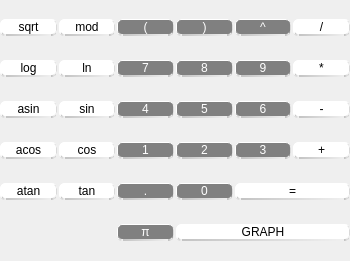
    <widget class="QFrame" name="gridFrame">
     <property name="geometry">
      <rect>
       <x>20</x>
       <y>130</y>
       <width>350</width>
       <height>261</height>
      </rect>
     </property>
     <property name="sizePolicy">
      <sizepolicy hsizetype="Preferred" vsizetype="Preferred">
       <horstretch>0</horstretch>
       <verstretch>0</verstretch>
      </sizepolicy>
     </property>
     <property name="styleSheet">
      <string>QPushButton {
   border: 1px solid gray;
   border-radius: 5px;
border: 1px solid white;
color: white;
 background-color: rgb(128, 128, 128);

}

QPushButton:pressed {
    background-color: qradialgradient(spread:pad, cx:0.5, cy:0.5, radius:2, fx:0.495074, fy:0.648045, stop:0.0591133 rgba(98, 118, 192, 255), stop:0.571429 rgba(222, 229, 255, 255))
}</string>
     </property>
     <property name="frameShape">
      <enum>QFrame::NoFrame</enum>
     </property>
     <property name="frameShadow">
      <enum>QFrame::Plain</enum>
     </property>
     <property name="lineWidth">
      <number>1</number>
     </property>
     <layout class="QGridLayout" name="gridLayout_5" rowstretch="0,0,0,0,0,0" columnstretch="0,0,0,0,0,0">
      <property name="leftMargin">
       <number>0</number>
      </property>
      <property name="topMargin">
       <number>0</number>
      </property>
      <property name="rightMargin">
       <number>0</number>
      </property>
      <property name="bottomMargin">
       <number>0</number>
      </property>
      <property name="horizontalSpacing">
       <number>2</number>
      </property>
      <property name="verticalSpacing">
       <number>5</number>
      </property>
      <item row="4" column="3">
       <widget class="QPushButton" name="pushButton_0">
        <property name="styleSheet">
         <string notr="true">QPushButton {
   border: 1px solid gray;
   border-radius: 5px;
border: 1px solid white;
color: white;
	font: 16pt &quot;.AppleSystemUIFont&quot;;
 background-color: rgb(128, 128, 128);

border-right: 1px solid black;
border-bottom: 2px solid black;
border-right-color: qlineargradient(x1:0, y1:0, x2:1, y2:0, stop: 0 rgb(195,195,195), stop: 1 rgb(240, 240, 240));
border-bottom-color: qlineargradient(x1:0, y1:0, x2:1, y2:0, stop: 0 rgb(195,195,195), stop: 1 rgb(240, 240, 240));
}

QPushButton:pressed {
    background-color: qradialgradient(spread:pad, cx:0.5, cy:0.5, radius:2, fx:0.495074, fy:0.648045, stop:0.0591133 rgba(98, 118, 192, 255), stop:0.571429 rgba(222, 229, 255, 255))
}</string>
        </property>
        <property name="text">
         <string>0</string>
        </property>
       </widget>
      </item>
      <item row="3" column="5">
       <widget class="QPushButton" name="pushButton_sum">
        <property name="styleSheet">
         <string notr="true">QPushButton {
   border: 1px solid gray;
   border-radius: 5px;
border: 1px solid white;
color: rgb(0, 0, 0);
	font: 16pt &quot;.AppleSystemUIFont&quot;;
 background-color:  white;
border-right: 1px solid black;
border-bottom: 2px solid black;
border-right-color: qlineargradient(x1:0, y1:0, x2:1, y2:0, stop: 0 rgb(195,195,195), stop: 1 rgb(240, 240, 240));
border-bottom-color: qlineargradient(x1:0, y1:0, x2:1, y2:0, stop: 0 rgb(195,195,195), stop: 1 rgb(240, 240, 240));
}

QPushButton:pressed {
    background-color: qradialgradient(spread:pad, cx:0.5, cy:0.5, radius:2, fx:0.495074, fy:0.648045, stop:0.0591133 rgba(98, 118, 192, 255), stop:0.571429 rgba(222, 229, 255, 255))
}</string>
        </property>
        <property name="text">
         <string>+</string>
        </property>
       </widget>
      </item>
      <item row="5" column="2">
       <widget class="QPushButton" name="pushButton_pi">
        <property name="styleSheet">
         <string notr="true">QPushButton {
   border: 1px solid gray;
   border-radius: 5px;
border: 1px solid white;
color: white;
	font: 16pt &quot;.AppleSystemUIFont&quot;;
 background-color: rgb(128, 128, 128);

border-right: 1px solid black;
border-bottom: 2px solid black;
border-right-color: qlineargradient(x1:0, y1:0, x2:1, y2:0, stop: 0 rgb(195,195,195), stop: 1 rgb(240, 240, 240));
border-bottom-color: qlineargradient(x1:0, y1:0, x2:1, y2:0, stop: 0 rgb(195,195,195), stop: 1 rgb(240, 240, 240));
}

QPushButton:pressed {
    background-color: qradialgradient(spread:pad, cx:0.5, cy:0.5, radius:2, fx:0.495074, fy:0.648045, stop:0.0591133 rgba(98, 118, 192, 255), stop:0.571429 rgba(222, 229, 255, 255))
}</string>
        </property>
        <property name="text">
         <string>π</string>
        </property>
       </widget>
      </item>
      <item row="0" column="5">
       <widget class="QPushButton" name="pushButton_div">
        <property name="styleSheet">
         <string notr="true">QPushButton {
   border: 1px solid gray;
   border-radius: 5px;
border: 1px solid white;
color: rgb(0, 0, 0);
	font: 16pt &quot;.AppleSystemUIFont&quot;;
 background-color:  white;
border-right: 1px solid black;
border-bottom: 2px solid black;
border-right-color: qlineargradient(x1:0, y1:0, x2:1, y2:0, stop: 0 rgb(195,195,195), stop: 1 rgb(240, 240, 240));
border-bottom-color: qlineargradient(x1:0, y1:0, x2:1, y2:0, stop: 0 rgb(195,195,195), stop: 1 rgb(240, 240, 240));
}

QPushButton:pressed {
    background-color: qradialgradient(spread:pad, cx:0.5, cy:0.5, radius:2, fx:0.495074, fy:0.648045, stop:0.0591133 rgba(98, 118, 192, 255), stop:0.571429 rgba(222, 229, 255, 255))
}</string>
        </property>
        <property name="text">
         <string>/</string>
        </property>
       </widget>
      </item>
      <item row="1" column="5">
       <widget class="QPushButton" name="pushButton_mul">
        <property name="styleSheet">
         <string notr="true">QPushButton {
   border: 1px solid gray;
   border-radius: 5px;
border: 1px solid white;
color: rgb(0, 0, 0);
	font: 16pt &quot;.AppleSystemUIFont&quot;;
 background-color:  white;
border-right: 1px solid black;
border-bottom: 2px solid black;
border-right-color: qlineargradient(x1:0, y1:0, x2:1, y2:0, stop: 0 rgb(195,195,195), stop: 1 rgb(240, 240, 240));
border-bottom-color: qlineargradient(x1:0, y1:0, x2:1, y2:0, stop: 0 rgb(195,195,195), stop: 1 rgb(240, 240, 240));
}

QPushButton:pressed {
    background-color: qradialgradient(spread:pad, cx:0.5, cy:0.5, radius:2, fx:0.495074, fy:0.648045, stop:0.0591133 rgba(98, 118, 192, 255), stop:0.571429 rgba(222, 229, 255, 255))
}</string>
        </property>
        <property name="text">
         <string>*</string>
        </property>
       </widget>
      </item>
      <item row="3" column="3">
       <widget class="QPushButton" name="pushButton_2">
        <property name="styleSheet">
         <string notr="true">QPushButton {
   border: 1px solid gray;
   border-radius: 5px;
border: 1px solid white;
color: white;
	font: 16pt &quot;.AppleSystemUIFont&quot;;
 background-color: rgb(128, 128, 128);

border-right: 1px solid black;
border-bottom: 2px solid black;
border-right-color: qlineargradient(x1:0, y1:0, x2:1, y2:0, stop: 0 rgb(195,195,195), stop: 1 rgb(240, 240, 240));
border-bottom-color: qlineargradient(x1:0, y1:0, x2:1, y2:0, stop: 0 rgb(195,195,195), stop: 1 rgb(240, 240, 240));
}

QPushButton:pressed {
    background-color: qradialgradient(spread:pad, cx:0.5, cy:0.5, radius:2, fx:0.495074, fy:0.648045, stop:0.0591133 rgba(98, 118, 192, 255), stop:0.571429 rgba(222, 229, 255, 255))
}</string>
        </property>
        <property name="text">
         <string>2</string>
        </property>
       </widget>
      </item>
      <item row="0" column="4">
       <widget class="QPushButton" name="pushButton_pow">
        <property name="styleSheet">
         <string notr="true">QPushButton {
   border: 1px solid gray;
   border-radius: 5px;
border: 1px solid white;
color: white;
	font: 16pt &quot;.AppleSystemUIFont&quot;;
 background-color: rgb(128, 128, 128);

border-right: 1px solid black;
border-bottom: 2px solid black;
border-right-color: qlineargradient(x1:0, y1:0, x2:1, y2:0, stop: 0 rgb(195,195,195), stop: 1 rgb(240, 240, 240));
border-bottom-color: qlineargradient(x1:0, y1:0, x2:1, y2:0, stop: 0 rgb(195,195,195), stop: 1 rgb(240, 240, 240));
}

QPushButton:pressed {
    background-color: qradialgradient(spread:pad, cx:0.5, cy:0.5, radius:2, fx:0.495074, fy:0.648045, stop:0.0591133 rgba(98, 118, 192, 255), stop:0.571429 rgba(222, 229, 255, 255))
}</string>
        </property>
        <property name="text">
         <string>^</string>
        </property>
       </widget>
      </item>
      <item row="0" column="0" alignment="Qt::AlignTop">
       <widget class="QPushButton" name="pushButton_sqrt">
        <property name="styleSheet">
         <string notr="true">QPushButton {
   border: 1px solid gray;
   border-radius: 5px;
border: 1px solid white;
color: rgb(0, 0, 0);
	font: 16pt &quot;.AppleSystemUIFont&quot;;
 background-color:  white;
border-right: 1px solid black;
border-bottom: 2px solid black;
border-right-color: qlineargradient(x1:0, y1:0, x2:1, y2:0, stop: 0 rgb(195,195,195), stop: 1 rgb(240, 240, 240));
border-bottom-color: qlineargradient(x1:0, y1:0, x2:1, y2:0, stop: 0 rgb(195,195,195), stop: 1 rgb(240, 240, 240));
}

QPushButton:pressed {
    background-color: qradialgradient(spread:pad, cx:0.5, cy:0.5, radius:2, fx:0.495074, fy:0.648045, stop:0.0591133 rgba(98, 118, 192, 255), stop:0.571429 rgba(222, 229, 255, 255))
}</string>
        </property>
        <property name="text">
         <string>sqrt</string>
        </property>
       </widget>
      </item>
      <item row="4" column="1">
       <widget class="QPushButton" name="pushButton_tan">
        <property name="styleSheet">
         <string notr="true">QPushButton {
   border: 1px solid gray;
   border-radius: 5px;
border: 1px solid white;
color: rgb(0, 0, 0);
	font: 16pt &quot;.AppleSystemUIFont&quot;;
 background-color:  white;
border-right: 1px solid black;
border-bottom: 2px solid black;
border-right-color: qlineargradient(x1:0, y1:0, x2:1, y2:0, stop: 0 rgb(195,195,195), stop: 1 rgb(240, 240, 240));
border-bottom-color: qlineargradient(x1:0, y1:0, x2:1, y2:0, stop: 0 rgb(195,195,195), stop: 1 rgb(240, 240, 240));
}

QPushButton:pressed {
    background-color: qradialgradient(spread:pad, cx:0.5, cy:0.5, radius:2, fx:0.495074, fy:0.648045, stop:0.0591133 rgba(98, 118, 192, 255), stop:0.571429 rgba(222, 229, 255, 255))
}</string>
        </property>
        <property name="text">
         <string>tan</string>
        </property>
       </widget>
      </item>
      <item row="3" column="2">
       <widget class="QPushButton" name="pushButton_1">
        <property name="styleSheet">
         <string notr="true">QPushButton {
   border: 1px solid gray;
   border-radius: 5px;
border: 1px solid white;
color: white;
	font: 16pt &quot;.AppleSystemUIFont&quot;;
 background-color: rgb(128, 128, 128);

border-right: 1px solid black;
border-bottom: 2px solid black;
border-right-color: qlineargradient(x1:0, y1:0, x2:1, y2:0, stop: 0 rgb(195,195,195), stop: 1 rgb(240, 240, 240));
border-bottom-color: qlineargradient(x1:0, y1:0, x2:1, y2:0, stop: 0 rgb(195,195,195), stop: 1 rgb(240, 240, 240));
}

QPushButton:pressed {
    background-color: qradialgradient(spread:pad, cx:0.5, cy:0.5, radius:2, fx:0.495074, fy:0.648045, stop:0.0591133 rgba(98, 118, 192, 255), stop:0.571429 rgba(222, 229, 255, 255))
}</string>
        </property>
        <property name="text">
         <string>1</string>
        </property>
       </widget>
      </item>
      <item row="2" column="1">
       <widget class="QPushButton" name="pushButton_sin">
        <property name="styleSheet">
         <string notr="true">QPushButton {
   border: 1px solid gray;
   border-radius: 5px;
border: 1px solid white;
color: rgb(0, 0, 0);
	font: 16pt &quot;.AppleSystemUIFont&quot;;
 background-color:  white;
border-right: 1px solid black;
border-bottom: 2px solid black;
border-right-color: qlineargradient(x1:0, y1:0, x2:1, y2:0, stop: 0 rgb(195,195,195), stop: 1 rgb(240, 240, 240));
border-bottom-color: qlineargradient(x1:0, y1:0, x2:1, y2:0, stop: 0 rgb(195,195,195), stop: 1 rgb(240, 240, 240));
}

QPushButton:pressed {
    background-color: qradialgradient(spread:pad, cx:0.5, cy:0.5, radius:2, fx:0.495074, fy:0.648045, stop:0.0591133 rgba(98, 118, 192, 255), stop:0.571429 rgba(222, 229, 255, 255))
}</string>
        </property>
        <property name="text">
         <string>sin</string>
        </property>
       </widget>
      </item>
      <item row="1" column="4">
       <widget class="QPushButton" name="pushButton_9">
        <property name="styleSheet">
         <string notr="true">QPushButton {
   border: 1px solid gray;
   border-radius: 5px;
border: 1px solid white;
color: white;
	font: 16pt &quot;.AppleSystemUIFont&quot;;
 background-color: rgb(128, 128, 128);

border-right: 1px solid black;
border-bottom: 2px solid black;
border-right-color: qlineargradient(x1:0, y1:0, x2:1, y2:0, stop: 0 rgb(195,195,195), stop: 1 rgb(240, 240, 240));
border-bottom-color: qlineargradient(x1:0, y1:0, x2:1, y2:0, stop: 0 rgb(195,195,195), stop: 1 rgb(240, 240, 240));
}

QPushButton:pressed {
    background-color: qradialgradient(spread:pad, cx:0.5, cy:0.5, radius:2, fx:0.495074, fy:0.648045, stop:0.0591133 rgba(98, 118, 192, 255), stop:0.571429 rgba(222, 229, 255, 255))
}</string>
        </property>
        <property name="text">
         <string>9</string>
        </property>
       </widget>
      </item>
      <item row="1" column="1">
       <widget class="QPushButton" name="pushButton_ln">
        <property name="styleSheet">
         <string notr="true">QPushButton {
   border: 1px solid gray;
   border-radius: 5px;
border: 1px solid white;
color: rgb(0, 0, 0);
	font: 16pt &quot;.AppleSystemUIFont&quot;;
 background-color:  white;
border-right: 1px solid black;
border-bottom: 2px solid black;
border-right-color: qlineargradient(x1:0, y1:0, x2:1, y2:0, stop: 0 rgb(195,195,195), stop: 1 rgb(240, 240, 240));
border-bottom-color: qlineargradient(x1:0, y1:0, x2:1, y2:0, stop: 0 rgb(195,195,195), stop: 1 rgb(240, 240, 240));
}

QPushButton:pressed {
    background-color: qradialgradient(spread:pad, cx:0.5, cy:0.5, radius:2, fx:0.495074, fy:0.648045, stop:0.0591133 rgba(98, 118, 192, 255), stop:0.571429 rgba(222, 229, 255, 255))
}</string>
        </property>
        <property name="text">
         <string>ln</string>
        </property>
       </widget>
      </item>
      <item row="1" column="0">
       <widget class="QPushButton" name="pushButton_log">
        <property name="styleSheet">
         <string notr="true">QPushButton {
   border: 1px solid gray;
   border-radius: 5px;
border: 1px solid white;
color: rgb(0, 0, 0);
	font: 16pt &quot;.AppleSystemUIFont&quot;;
 background-color:  white;
border-right: 1px solid black;
border-bottom: 2px solid black;
border-right-color: qlineargradient(x1:0, y1:0, x2:1, y2:0, stop: 0 rgb(195,195,195), stop: 1 rgb(240, 240, 240));
border-bottom-color: qlineargradient(x1:0, y1:0, x2:1, y2:0, stop: 0 rgb(195,195,195), stop: 1 rgb(240, 240, 240));
}

QPushButton:pressed {
    background-color: qradialgradient(spread:pad, cx:0.5, cy:0.5, radius:2, fx:0.495074, fy:0.648045, stop:0.0591133 rgba(98, 118, 192, 255), stop:0.571429 rgba(222, 229, 255, 255))
}</string>
        </property>
        <property name="text">
         <string>log</string>
        </property>
       </widget>
      </item>
      <item row="5" column="3" colspan="3">
       <widget class="QPushButton" name="pushButton_graph">
        <property name="styleSheet">
         <string notr="true">QPushButton {
   border: 1px solid gray;
   border-radius: 5px;
border: 1px solid white;
color: rgb(0, 0, 0);
	font: 16pt &quot;.AppleSystemUIFont&quot;;
 background-color:  white;
border-right: 1px solid black;
border-bottom: 2px solid black;
border-right-color: qlineargradient(x1:0, y1:0, x2:1, y2:0, stop: 0 rgb(195,195,195), stop: 1 rgb(240, 240, 240));
border-bottom-color: qlineargradient(x1:0, y1:0, x2:1, y2:0, stop: 0 rgb(195,195,195), stop: 1 rgb(240, 240, 240));
}

QPushButton:pressed {
    background-color: qradialgradient(spread:pad, cx:0.5, cy:0.5, radius:2, fx:0.495074, fy:0.648045, stop:0.0591133 rgba(98, 118, 192, 255), stop:0.571429 rgba(222, 229, 255, 255))
}</string>
        </property>
        <property name="text">
         <string>GRAPH</string>
        </property>
       </widget>
      </item>
      <item row="2" column="4">
       <widget class="QPushButton" name="pushButton_6">
        <property name="styleSheet">
         <string notr="true">QPushButton {
   border: 1px solid gray;
   border-radius: 5px;
border: 1px solid white;
color: white;
	font: 16pt &quot;.AppleSystemUIFont&quot;;
 background-color: rgb(128, 128, 128);

border-right: 1px solid black;
border-bottom: 2px solid black;
border-right-color: qlineargradient(x1:0, y1:0, x2:1, y2:0, stop: 0 rgb(195,195,195), stop: 1 rgb(240, 240, 240));
border-bottom-color: qlineargradient(x1:0, y1:0, x2:1, y2:0, stop: 0 rgb(195,195,195), stop: 1 rgb(240, 240, 240));
}

QPushButton:pressed {
    background-color: qradialgradient(spread:pad, cx:0.5, cy:0.5, radius:2, fx:0.495074, fy:0.648045, stop:0.0591133 rgba(98, 118, 192, 255), stop:0.571429 rgba(222, 229, 255, 255))
}</string>
        </property>
        <property name="text">
         <string>6</string>
        </property>
       </widget>
      </item>
      <item row="4" column="4" colspan="2">
       <widget class="QPushButton" name="pushButton_eq">
        <property name="styleSheet">
         <string notr="true">QPushButton {
   border: 1px solid gray;
   border-radius: 5px;
border: 1px solid white;
color: rgb(0, 0, 0);
	font: 16pt &quot;.AppleSystemUIFont&quot;;
 background-color:  white;
border-right: 1px solid black;
border-bottom: 2px solid black;
border-right-color: qlineargradient(x1:0, y1:0, x2:1, y2:0, stop: 0 rgb(195,195,195), stop: 1 rgb(240, 240, 240));
border-bottom-color: qlineargradient(x1:0, y1:0, x2:1, y2:0, stop: 0 rgb(195,195,195), stop: 1 rgb(240, 240, 240));
}

QPushButton:pressed {
    background-color: qradialgradient(spread:pad, cx:0.5, cy:0.5, radius:2, fx:0.495074, fy:0.648045, stop:0.0591133 rgba(98, 118, 192, 255), stop:0.571429 rgba(222, 229, 255, 255))
}</string>
        </property>
        <property name="text">
         <string>=</string>
        </property>
       </widget>
      </item>
      <item row="4" column="0">
       <widget class="QPushButton" name="pushButton_atan">
        <property name="styleSheet">
         <string notr="true">QPushButton {
   border: 1px solid gray;
   border-radius: 5px;
border: 1px solid white;
color: rgb(0, 0, 0);
	font: 16pt &quot;.AppleSystemUIFont&quot;;
 background-color:  white;
border-right: 1px solid black;
border-bottom: 2px solid black;
border-right-color: qlineargradient(x1:0, y1:0, x2:1, y2:0, stop: 0 rgb(195,195,195), stop: 1 rgb(240, 240, 240));
border-bottom-color: qlineargradient(x1:0, y1:0, x2:1, y2:0, stop: 0 rgb(195,195,195), stop: 1 rgb(240, 240, 240));
}

QPushButton:pressed {
    background-color: qradialgradient(spread:pad, cx:0.5, cy:0.5, radius:2, fx:0.495074, fy:0.648045, stop:0.0591133 rgba(98, 118, 192, 255), stop:0.571429 rgba(222, 229, 255, 255))
}</string>
        </property>
        <property name="text">
         <string>atan</string>
        </property>
       </widget>
      </item>
      <item row="1" column="3">
       <widget class="QPushButton" name="pushButton_8">
        <property name="styleSheet">
         <string notr="true">QPushButton {
   border: 1px solid gray;
   border-radius: 5px;
border: 1px solid white;
color: white;
	font: 16pt &quot;.AppleSystemUIFont&quot;;
 background-color: rgb(128, 128, 128);

border-right: 1px solid black;
border-bottom: 2px solid black;
border-right-color: qlineargradient(x1:0, y1:0, x2:1, y2:0, stop: 0 rgb(195,195,195), stop: 1 rgb(240, 240, 240));
border-bottom-color: qlineargradient(x1:0, y1:0, x2:1, y2:0, stop: 0 rgb(195,195,195), stop: 1 rgb(240, 240, 240));
}

QPushButton:pressed {
    background-color: qradialgradient(spread:pad, cx:0.5, cy:0.5, radius:2, fx:0.495074, fy:0.648045, stop:0.0591133 rgba(98, 118, 192, 255), stop:0.571429 rgba(222, 229, 255, 255))
}</string>
        </property>
        <property name="text">
         <string>8</string>
        </property>
       </widget>
      </item>
      <item row="0" column="3">
       <widget class="QPushButton" name="pushButton_closeB">
        <property name="styleSheet">
         <string notr="true">QPushButton {
   border: 1px solid gray;
   border-radius: 5px;
border: 1px solid white;
color: white;
	font: 16pt &quot;.AppleSystemUIFont&quot;;
 background-color: rgb(128, 128, 128);

border-right: 1px solid black;
border-bottom: 2px solid black;
border-right-color: qlineargradient(x1:0, y1:0, x2:1, y2:0, stop: 0 rgb(195,195,195), stop: 1 rgb(240, 240, 240));
border-bottom-color: qlineargradient(x1:0, y1:0, x2:1, y2:0, stop: 0 rgb(195,195,195), stop: 1 rgb(240, 240, 240));
}

QPushButton:pressed {
    background-color: qradialgradient(spread:pad, cx:0.5, cy:0.5, radius:2, fx:0.495074, fy:0.648045, stop:0.0591133 rgba(98, 118, 192, 255), stop:0.571429 rgba(222, 229, 255, 255))
}</string>
        </property>
        <property name="text">
         <string>)</string>
        </property>
       </widget>
      </item>
      <item row="0" column="2">
       <widget class="QPushButton" name="pushButton_openB">
        <property name="styleSheet">
         <string notr="true">QPushButton {
   border: 1px solid gray;
   border-radius: 5px;
border: 1px solid white;
color: white;
	font: 16pt &quot;.AppleSystemUIFont&quot;;
 background-color: rgb(128, 128, 128);

border-right: 1px solid black;
border-bottom: 2px solid black;
border-right-color: qlineargradient(x1:0, y1:0, x2:1, y2:0, stop: 0 rgb(195,195,195), stop: 1 rgb(240, 240, 240));
border-bottom-color: qlineargradient(x1:0, y1:0, x2:1, y2:0, stop: 0 rgb(195,195,195), stop: 1 rgb(240, 240, 240));
}

QPushButton:pressed {
    background-color: qradialgradient(spread:pad, cx:0.5, cy:0.5, radius:2, fx:0.495074, fy:0.648045, stop:0.0591133 rgba(98, 118, 192, 255), stop:0.571429 rgba(222, 229, 255, 255))
}</string>
        </property>
        <property name="text">
         <string>(</string>
        </property>
       </widget>
      </item>
      <item row="4" column="2">
       <widget class="QPushButton" name="pushButton_dot">
        <property name="styleSheet">
         <string notr="true">QPushButton {
   border: 1px solid gray;
   border-radius: 5px;
border: 1px solid white;
color: white;
	font: 16pt &quot;.AppleSystemUIFont&quot;;
 background-color: rgb(128, 128, 128);

border-right: 1px solid black;
border-bottom: 2px solid black;
border-right-color: qlineargradient(x1:0, y1:0, x2:1, y2:0, stop: 0 rgb(195,195,195), stop: 1 rgb(240, 240, 240));
border-bottom-color: qlineargradient(x1:0, y1:0, x2:1, y2:0, stop: 0 rgb(195,195,195), stop: 1 rgb(240, 240, 240));
}

QPushButton:pressed {
    background-color: qradialgradient(spread:pad, cx:0.5, cy:0.5, radius:2, fx:0.495074, fy:0.648045, stop:0.0591133 rgba(98, 118, 192, 255), stop:0.571429 rgba(222, 229, 255, 255))
}</string>
        </property>
        <property name="text">
         <string>.</string>
        </property>
       </widget>
      </item>
      <item row="0" column="1">
       <widget class="QPushButton" name="pushButton_mod">
        <property name="styleSheet">
         <string notr="true">QPushButton {
   border: 1px solid gray;
   border-radius: 5px;
border: 1px solid white;
color: rgb(0, 0, 0);
	font: 16pt &quot;.AppleSystemUIFont&quot;;
 background-color:  white;
border-right: 1px solid black;
border-bottom: 2px solid black;
border-right-color: qlineargradient(x1:0, y1:0, x2:1, y2:0, stop: 0 rgb(195,195,195), stop: 1 rgb(240, 240, 240));
border-bottom-color: qlineargradient(x1:0, y1:0, x2:1, y2:0, stop: 0 rgb(195,195,195), stop: 1 rgb(240, 240, 240));
}

QPushButton:pressed {
    background-color: qradialgradient(spread:pad, cx:0.5, cy:0.5, radius:2, fx:0.495074, fy:0.648045, stop:0.0591133 rgba(98, 118, 192, 255), stop:0.571429 rgba(222, 229, 255, 255))
}</string>
        </property>
        <property name="text">
         <string>mod</string>
        </property>
       </widget>
      </item>
      <item row="2" column="3">
       <widget class="QPushButton" name="pushButton_5">
        <property name="styleSheet">
         <string notr="true">QPushButton {
   border: 1px solid gray;
   border-radius: 5px;
border: 1px solid white;
color: white;
	font: 16pt &quot;.AppleSystemUIFont&quot;;
 background-color: rgb(128, 128, 128);

border-right: 1px solid black;
border-bottom: 2px solid black;
border-right-color: qlineargradient(x1:0, y1:0, x2:1, y2:0, stop: 0 rgb(195,195,195), stop: 1 rgb(240, 240, 240));
border-bottom-color: qlineargradient(x1:0, y1:0, x2:1, y2:0, stop: 0 rgb(195,195,195), stop: 1 rgb(240, 240, 240));
}

QPushButton:pressed {
    background-color: qradialgradient(spread:pad, cx:0.5, cy:0.5, radius:2, fx:0.495074, fy:0.648045, stop:0.0591133 rgba(98, 118, 192, 255), stop:0.571429 rgba(222, 229, 255, 255))
}</string>
        </property>
        <property name="text">
         <string>5</string>
        </property>
       </widget>
      </item>
      <item row="1" column="2">
       <widget class="QPushButton" name="pushButton_7">
        <property name="styleSheet">
         <string notr="true">QPushButton {
   border: 1px solid gray;
   border-radius: 5px;
border: 1px solid white;
color: white;
	font: 16pt &quot;.AppleSystemUIFont&quot;;
 background-color: rgb(128, 128, 128);

border-right: 1px solid black;
border-bottom: 2px solid black;
border-right-color: qlineargradient(x1:0, y1:0, x2:1, y2:0, stop: 0 rgb(195,195,195), stop: 1 rgb(240, 240, 240));
border-bottom-color: qlineargradient(x1:0, y1:0, x2:1, y2:0, stop: 0 rgb(195,195,195), stop: 1 rgb(240, 240, 240));
}

QPushButton:pressed {
    background-color: qradialgradient(spread:pad, cx:0.5, cy:0.5, radius:2, fx:0.495074, fy:0.648045, stop:0.0591133 rgba(98, 118, 192, 255), stop:0.571429 rgba(222, 229, 255, 255))
}</string>
        </property>
        <property name="text">
         <string>7</string>
        </property>
       </widget>
      </item>
      <item row="3" column="0">
       <widget class="QPushButton" name="pushButton_acos">
        <property name="styleSheet">
         <string notr="true">QPushButton {
   border: 1px solid gray;
   border-radius: 5px;
border: 1px solid white;
color: rgb(0, 0, 0);
	font: 16pt &quot;.AppleSystemUIFont&quot;;
 background-color:  white;
border-right: 1px solid black;
border-bottom: 2px solid black;
border-right-color: qlineargradient(x1:0, y1:0, x2:1, y2:0, stop: 0 rgb(195,195,195), stop: 1 rgb(240, 240, 240));
border-bottom-color: qlineargradient(x1:0, y1:0, x2:1, y2:0, stop: 0 rgb(195,195,195), stop: 1 rgb(240, 240, 240));
}

QPushButton:pressed {
    background-color: qradialgradient(spread:pad, cx:0.5, cy:0.5, radius:2, fx:0.495074, fy:0.648045, stop:0.0591133 rgba(98, 118, 192, 255), stop:0.571429 rgba(222, 229, 255, 255))
}</string>
        </property>
        <property name="text">
         <string>acos</string>
        </property>
       </widget>
      </item>
      <item row="3" column="1">
       <widget class="QPushButton" name="pushButton_cos">
        <property name="styleSheet">
         <string notr="true">QPushButton {
   border: 1px solid gray;
   border-radius: 5px;
border: 1px solid white;
color: rgb(0, 0, 0);
	font: 16pt &quot;.AppleSystemUIFont&quot;;
 background-color:  white;
border-right: 1px solid black;
border-bottom: 2px solid black;
border-right-color: qlineargradient(x1:0, y1:0, x2:1, y2:0, stop: 0 rgb(195,195,195), stop: 1 rgb(240, 240, 240));
border-bottom-color: qlineargradient(x1:0, y1:0, x2:1, y2:0, stop: 0 rgb(195,195,195), stop: 1 rgb(240, 240, 240));
}

QPushButton:pressed {
    background-color: qradialgradient(spread:pad, cx:0.5, cy:0.5, radius:2, fx:0.495074, fy:0.648045, stop:0.0591133 rgba(98, 118, 192, 255), stop:0.571429 rgba(222, 229, 255, 255))
}</string>
        </property>
        <property name="text">
         <string>cos</string>
        </property>
       </widget>
      </item>
      <item row="2" column="2">
       <widget class="QPushButton" name="pushButton_4">
        <property name="styleSheet">
         <string notr="true">QPushButton {
   border: 1px solid gray;
   border-radius: 5px;
border: 1px solid white;
color: white;
	font: 16pt &quot;.AppleSystemUIFont&quot;;
 background-color: rgb(128, 128, 128);

border-right: 1px solid black;
border-bottom: 2px solid black;
border-right-color: qlineargradient(x1:0, y1:0, x2:1, y2:0, stop: 0 rgb(195,195,195), stop: 1 rgb(240, 240, 240));
border-bottom-color: qlineargradient(x1:0, y1:0, x2:1, y2:0, stop: 0 rgb(195,195,195), stop: 1 rgb(240, 240, 240));
}

QPushButton:pressed {
    background-color: qradialgradient(spread:pad, cx:0.5, cy:0.5, radius:2, fx:0.495074, fy:0.648045, stop:0.0591133 rgba(98, 118, 192, 255), stop:0.571429 rgba(222, 229, 255, 255))
}</string>
        </property>
        <property name="text">
         <string>4</string>
        </property>
       </widget>
      </item>
      <item row="2" column="0">
       <widget class="QPushButton" name="pushButton_asin">
        <property name="styleSheet">
         <string notr="true">QPushButton {
   border: 1px solid gray;
   border-radius: 5px;
border: 1px solid white;
color: rgb(0, 0, 0);
	font: 16pt &quot;.AppleSystemUIFont&quot;;
 background-color:  white;
border-right: 1px solid black;
border-bottom: 2px solid black;
border-right-color: qlineargradient(x1:0, y1:0, x2:1, y2:0, stop: 0 rgb(195,195,195), stop: 1 rgb(240, 240, 240));
border-bottom-color: qlineargradient(x1:0, y1:0, x2:1, y2:0, stop: 0 rgb(195,195,195), stop: 1 rgb(240, 240, 240));
}

QPushButton:pressed {
    background-color: qradialgradient(spread:pad, cx:0.5, cy:0.5, radius:2, fx:0.495074, fy:0.648045, stop:0.0591133 rgba(98, 118, 192, 255), stop:0.571429 rgba(222, 229, 255, 255))
}</string>
        </property>
        <property name="text">
         <string>asin</string>
        </property>
       </widget>
      </item>
      <item row="2" column="5">
       <widget class="QPushButton" name="pushButton_sub">
        <property name="styleSheet">
         <string notr="true">QPushButton {
   border: 1px solid gray;
   border-radius: 5px;
border: 1px solid white;
color: rgb(0, 0, 0);
	font: 16pt &quot;.AppleSystemUIFont&quot;;
 background-color:  white;
border-right: 1px solid black;
border-bottom: 2px solid black;
border-right-color: qlineargradient(x1:0, y1:0, x2:1, y2:0, stop: 0 rgb(195,195,195), stop: 1 rgb(240, 240, 240));
border-bottom-color: qlineargradient(x1:0, y1:0, x2:1, y2:0, stop: 0 rgb(195,195,195), stop: 1 rgb(240, 240, 240));
}

QPushButton:pressed {
    background-color: qradialgradient(spread:pad, cx:0.5, cy:0.5, radius:2, fx:0.495074, fy:0.648045, stop:0.0591133 rgba(98, 118, 192, 255), stop:0.571429 rgba(222, 229, 255, 255))
}</string>
        </property>
        <property name="text">
         <string>-</string>
        </property>
       </widget>
      </item>
      <item row="3" column="4">
       <widget class="QPushButton" name="pushButton_3">
        <property name="styleSheet">
         <string notr="true">QPushButton {
   border: 1px solid gray;
   border-radius: 5px;
border: 1px solid white;
color: white;
	font: 16pt &quot;.AppleSystemUIFont&quot;;
 background-color: rgb(128, 128, 128);

border-right: 1px solid black;
border-bottom: 2px solid black;
border-right-color: qlineargradient(x1:0, y1:0, x2:1, y2:0, stop: 0 rgb(195,195,195), stop: 1 rgb(240, 240, 240));
border-bottom-color: qlineargradient(x1:0, y1:0, x2:1, y2:0, stop: 0 rgb(195,195,195), stop: 1 rgb(240, 240, 240));
}

QPushButton:pressed {
    background-color: qradialgradient(spread:pad, cx:0.5, cy:0.5, radius:2, fx:0.495074, fy:0.648045, stop:0.0591133 rgba(98, 118, 192, 255), stop:0.571429 rgba(222, 229, 255, 255))
}</string>
        </property>
        <property name="text">
         <string>3</string>
        </property>
       </widget>
      </item>
     </layout>
    </widget>
